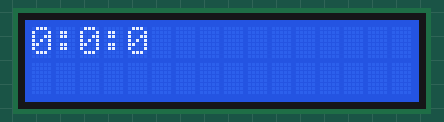
A sketch run on a simulated Arduino Uno, built with avr-gcc and run on an emulated ATmega328P. Parts: 16×2 character LCD.

Above: at 0.1 s.
At 4.1 s:
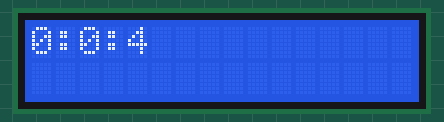
At 9.1 s:
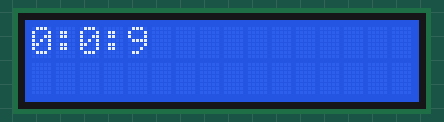
At 19.1 s:
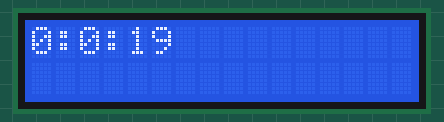
At 28.1 s:
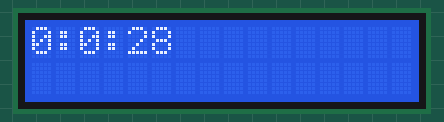
At 38.1 s:
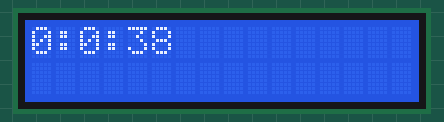

Measured:
- what the display in image 1 shows lasts 1.0 s, from 4.1 s to 5.1 s

The sketch:

RelojDespertador_parte1.ino
```cpp
#include <TimerOne.h>
#include <LiquidCrystal_I2C.h>
#include <Wire.h>


LiquidCrystal_I2C lcd (0x27, 16, 2);

int horas=0;
int minutos=0;
volatile int segundos=0;
volatile boolean actualizar=true;

void setup(){
  Wire.begin();
  lcd.begin(16,2);
  lcd.clear();
  lcd.backlight();

  Timer1.initialize(1000000);
  Timer1.attachInterrupt(manejadoraTimer);
}

void manejadoraTimer(){
    segundos++;
    actualizar=true;
}

void actualizarReloj(){
  minutos += segundos / 60;
  segundos = segundos % 60;

  horas += minutos / 60;
  minutos = minutos % 60;

  horas = horas % 24;
}

void loop(){
  if(actualizar == true){
    actualizarReloj();
    lcd.clear();
    lcd.setCursor(0,0);
    lcd.print(horas);
    lcd.print(":");
    lcd.print(minutos);
    lcd.print(":");
    lcd.print(segundos);
    actualizar = false;
  }

}
```
